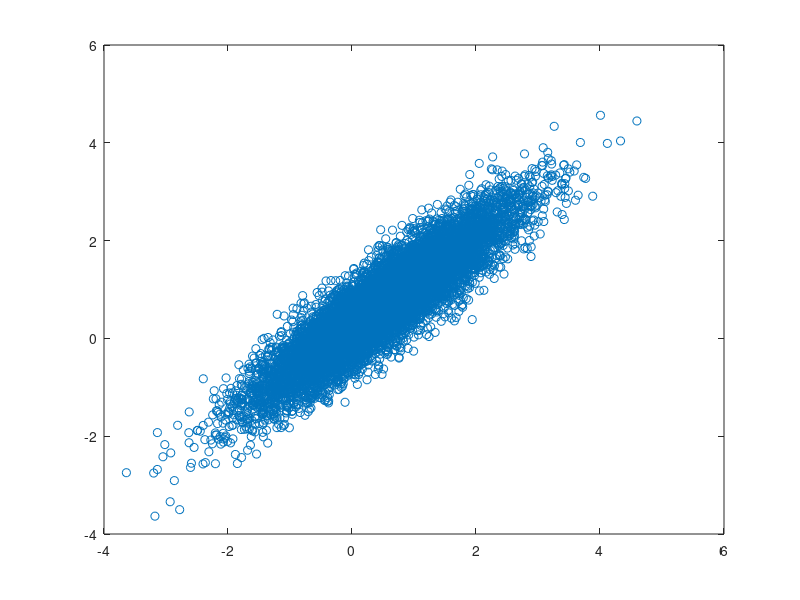

Recreate this plot in MATLAB. (Note: this script raises an error after producing the figure.)
% Taller 1 Punto 6
% Programe la distancia de Mahalanobis utilizando la covarianza habital,
% luego la covarianza bajo el shrinkage de Ledoit and Wolf. (cov1para.m),
% y la covarianza y vector de medias robustos obtenida bajo el metodo de
% mınima curtosis (kurmain.m). Ilustre ejemplos concretos donde el
% shrinkage y el metodo robusto presenta un mejor rendimiento y comente
% los resultados.
%%%%%%%%%%%%%%%%%%%%%%%%%%%%%%%%%%%%%%%%%%%%%%%%%%%%%%%%%%%%%%%%%%%%%%%%%%%

%%%%% Preparacion de la data
n = 10000;
mu = [0.5 0.7];
sigma = [1 0.9; 0.9 1];
x = mvnrnd(mu, sigma, n);
plot(x(:,1),x(:,2),'o');

% Distancia con covarianza habitual
covarianza = cov(x);
mu = mean(x);
distHabitual = mahalanobis(x, covarianza, mu);

% Distancia con covarianza shrinkage
covarianza = cov1para(x);
mu = mean(x);
distShrinkage = mahalanobis(x, covarianza, mu);

% Distancia con covarianza minima curtosis
[idx, dm, mu, covarianza] = kur_main(x);
distMinCur = mahalanobis(x, covarianza, mu);

function dist = mahalanobis(x, covarianza, mu)
    inversa = inv(covarianza);
    row= size(x,1);
    
    dist = zeros(row,1);
    for i=1:row
        xdiff = x(i,:)-mu;
        dist(i) = xdiff*inversa*xdiff';
    end
end